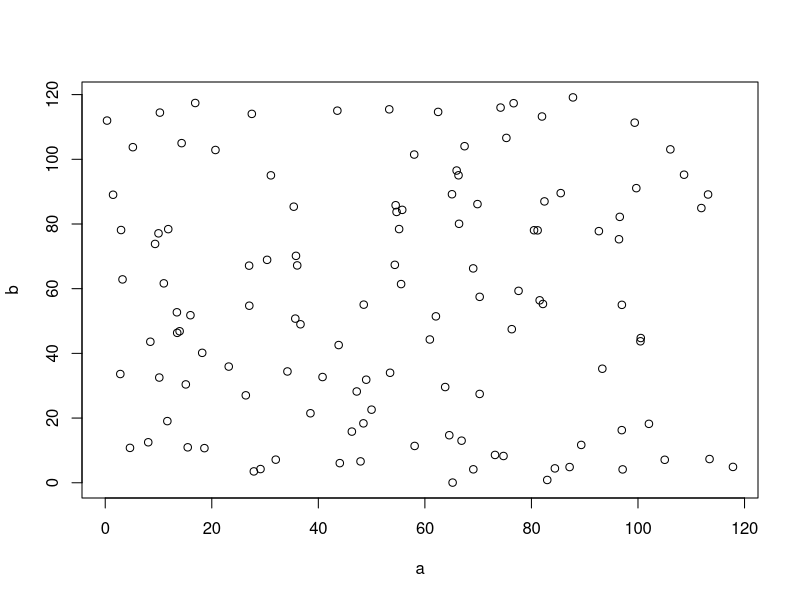
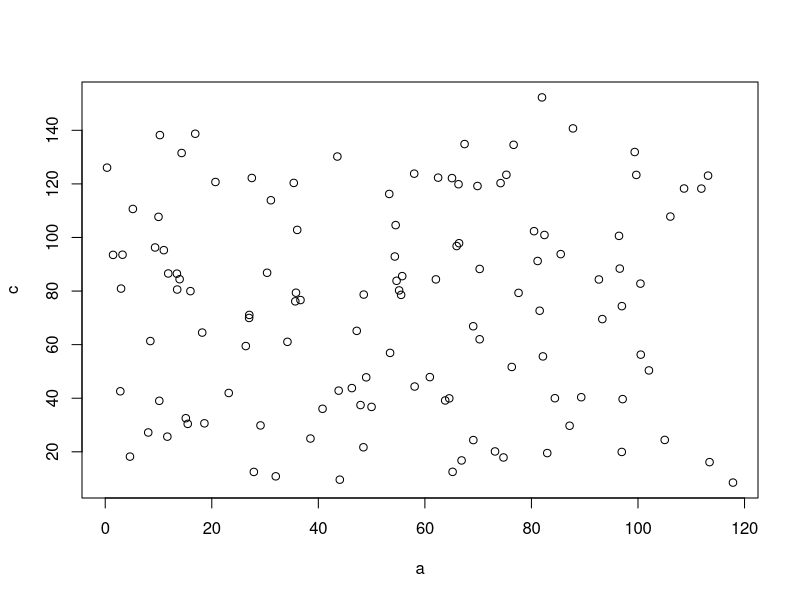
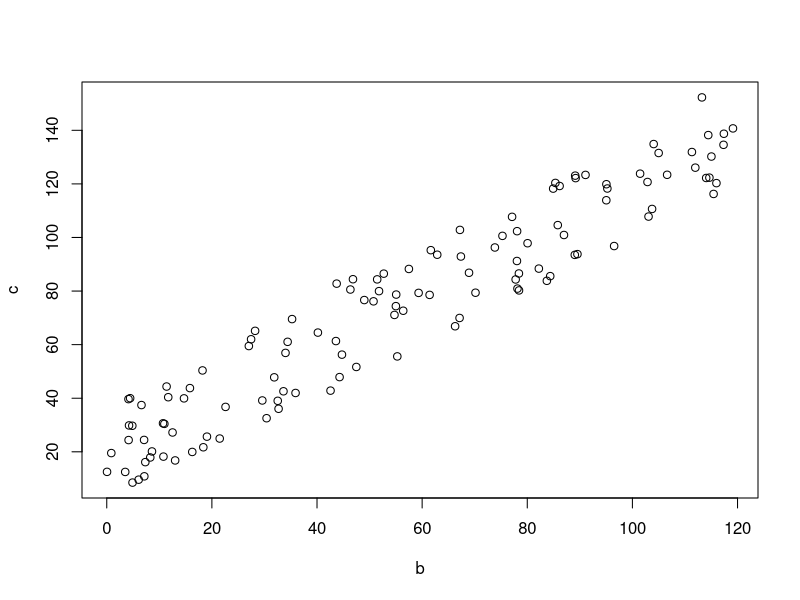

R code for these plots, in order:
# this is a test script

a <- runif(120,0,120)
b <- runif(120,0,120)
c <- b + runif(120,0,40)
plot(a,b)
plot(a,c)
plot(b,c)